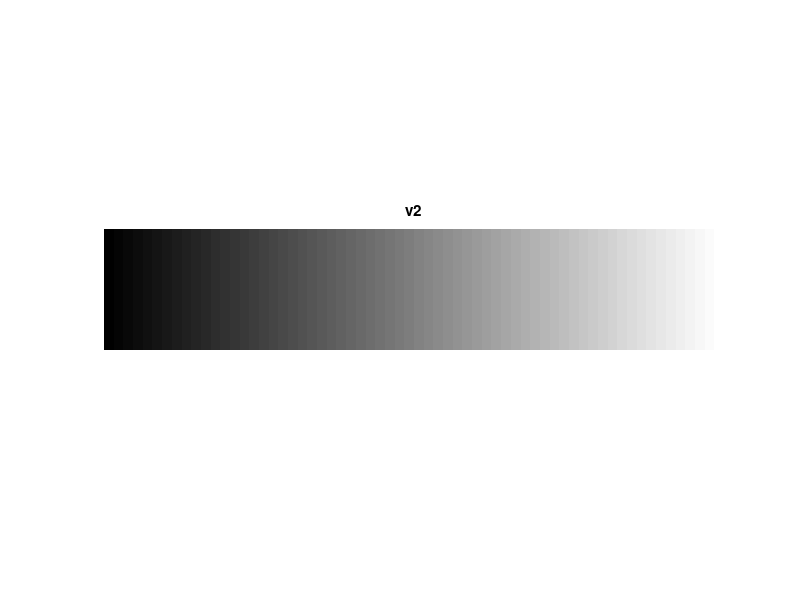

Reproduce this figure in MATLAB.
%% Atividade 03

% Ex: 05

clear all; close all; clc

v = 0:1:255;

v = uint8(v);

v2 = repmat(v, 50, 1);

figure, imshow(v2), title('v2');
